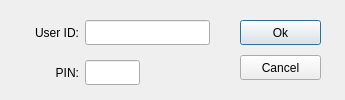
<?xml version="1.0" encoding="UTF-8"?>
<ui version="4.0">
 <class>dlgCmdUserInfo</class>
 <widget class="QDialog" name="dlgCmdUserInfo">
  <property name="geometry">
   <rect>
    <x>0</x>
    <y>0</y>
    <width>345</width>
    <height>100</height>
   </rect>
  </property>
  <property name="minimumSize">
   <size>
    <width>345</width>
    <height>100</height>
   </size>
  </property>
  <property name="maximumSize">
   <size>
    <width>345</width>
    <height>100</height>
   </size>
  </property>
  <property name="windowTitle">
   <string>Login</string>
  </property>
  <widget class="QLabel" name="lblUserId">
   <property name="geometry">
    <rect>
     <x>15</x>
     <y>20</y>
     <width>64</width>
     <height>25</height>
    </rect>
   </property>
   <property name="text">
    <string>User ID:</string>
   </property>
   <property name="alignment">
    <set>Qt::AlignRight|Qt::AlignTrailing|Qt::AlignVCenter</set>
   </property>
  </widget>
  <widget class="QLabel" name="lblUserPin">
   <property name="geometry">
    <rect>
     <x>15</x>
     <y>60</y>
     <width>64</width>
     <height>25</height>
    </rect>
   </property>
   <property name="text">
    <string>PIN:</string>
   </property>
   <property name="alignment">
    <set>Qt::AlignRight|Qt::AlignTrailing|Qt::AlignVCenter</set>
   </property>
  </widget>
  <widget class="QLineEdit" name="textbox_UserId">
   <property name="geometry">
    <rect>
     <x>85</x>
     <y>20</y>
     <width>125</width>
     <height>25</height>
    </rect>
   </property>
   <property name="inputMethodHints">
    <set>Qt::ImhNone</set>
   </property>
   <property name="text">
    <string/>
   </property>
  </widget>
  <widget class="QLineEdit" name="textbox_Pin">
   <property name="geometry">
    <rect>
     <x>85</x>
     <y>60</y>
     <width>55</width>
     <height>25</height>
    </rect>
   </property>
   <property name="inputMethodHints">
    <set>Qt::ImhDigitsOnly|Qt::ImhNoAutoUppercase|Qt::ImhNoPredictiveText|Qt::ImhSensitiveData</set>
   </property>
   <property name="text">
    <string/>
   </property>
   <property name="echoMode">
    <enum>QLineEdit::PasswordEchoOnEdit</enum>
   </property>
   <property name="alignment">
    <set>Qt::AlignCenter</set>
   </property>
  </widget>
  <widget class="QPushButton" name="button_Ok">
   <property name="geometry">
    <rect>
     <x>240</x>
     <y>20</y>
     <width>81</width>
     <height>25</height>
    </rect>
   </property>
   <property name="text">
    <string>Ok</string>
   </property>
  </widget>
  <widget class="QPushButton" name="button_Cancel">
   <property name="geometry">
    <rect>
     <x>240</x>
     <y>55</y>
     <width>81</width>
     <height>25</height>
    </rect>
   </property>
   <property name="text">
    <string>Cancel</string>
   </property>
  </widget>
 </widget>
 <tabstops>
  <tabstop>textbox_UserId</tabstop>
  <tabstop>textbox_Pin</tabstop>
  <tabstop>button_Ok</tabstop>
  <tabstop>button_Cancel</tabstop>
 </tabstops>
 <resources/>
 <connections/>
</ui>
